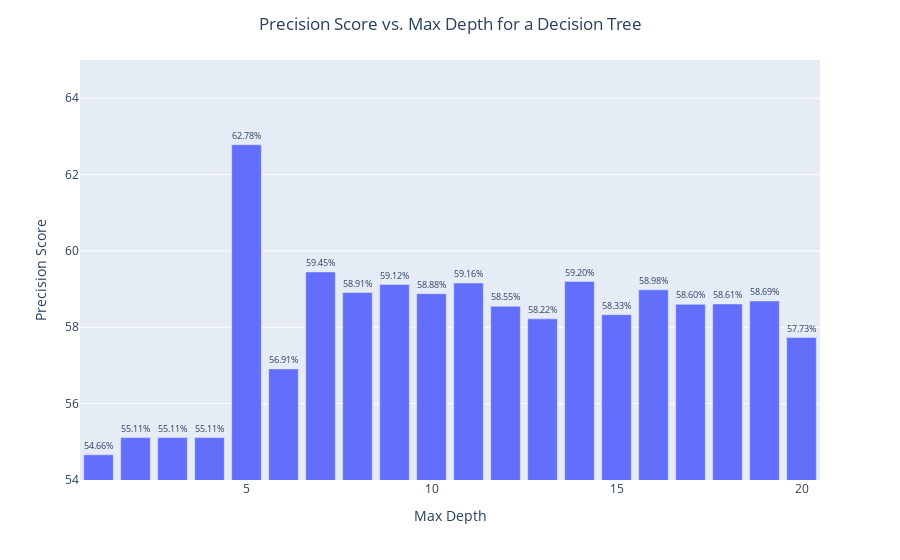

Notebook cell for this chart:
### Code cell
# Convert the dictionary to a DataFrame
df = pd.DataFrame(list(precision_by_depth.items()), columns=['max_depth', 'precision_score'])
df.loc[:,'precision_score'] = df.precision_score*100.0 # need for % visualisation

# Create the bar chart using Plotly Express
fig = px.bar(df,
             x='max_depth',
             y='precision_score',
            #  title='Precision Score vs. Max Depth for a Decision Tree',
             labels={'max_depth': 'Max Depth', 'precision_score': 'Precision Score'},
             range_y=[54, 65],
             text='precision_score')

# Update the text format to display as percentages
fig.update_traces(texttemplate='%{text:.2f}%', textposition='outside')

# Center the title
fig.update_layout(title={'text': 'Precision Score vs. Max Depth for a Decision Tree', 'x': 0.5, 'xanchor': 'center'})


# Show the figure
fig.show()

### Figure 1 — Plotly figure (JSON) as saved in the notebook; plotly's stock layout.template omitted (floating-point values rounded to 4 significant figures)
{"data": [{"hovertemplate": "Max Depth=%{x}<br>Precision Score=%{text}<extra></extra>", "legendgroup": "", "marker": {"color": "#636efa", "pattern": {"shape": ""}}, "name": "", "orientation": "v", "showlegend": false, "text": [54.66, 55.11, 55.11, 55.11, 62.78, 56.91, 59.45, 58.91, 59.12, 58.88, 59.16, 58.55, 58.22, 59.2, 58.33, 58.98, 58.6, 58.61, 58.69, 57.73], "textposition": "outside", "texttemplate": "%{text:.2f}%", "type": "bar", "x": [1, 2, 3, 4, 5, 6, 7, 8, 9, 10, 11, 12, 13, 14, 15, 16, 17, 18, 19, 20], "xaxis": "x", "y": [54.66, 55.11, 55.11, 55.11, 62.78, 56.91, 59.45, 58.91, 59.12, 58.88, 59.16, 58.55, 58.22, 59.2, 58.33, 58.98, 58.6, 58.61, 58.69, 57.73], "yaxis": "y"}], "layout": {"barmode": "relative", "legend": {"tracegroupgap": 0}, "margin": {"t": 60}, "title": {"text": "Precision Score vs. Max Depth for a Decision Tree", "x": 0.5, "xanchor": "center"}, "xaxis": {"anchor": "y", "domain": [0, 1], "title": {"text": "Max Depth"}}, "yaxis": {"anchor": "x", "domain": [0, 1], "range": [54, 65], "title": {"text": "Precision Score"}}}}
